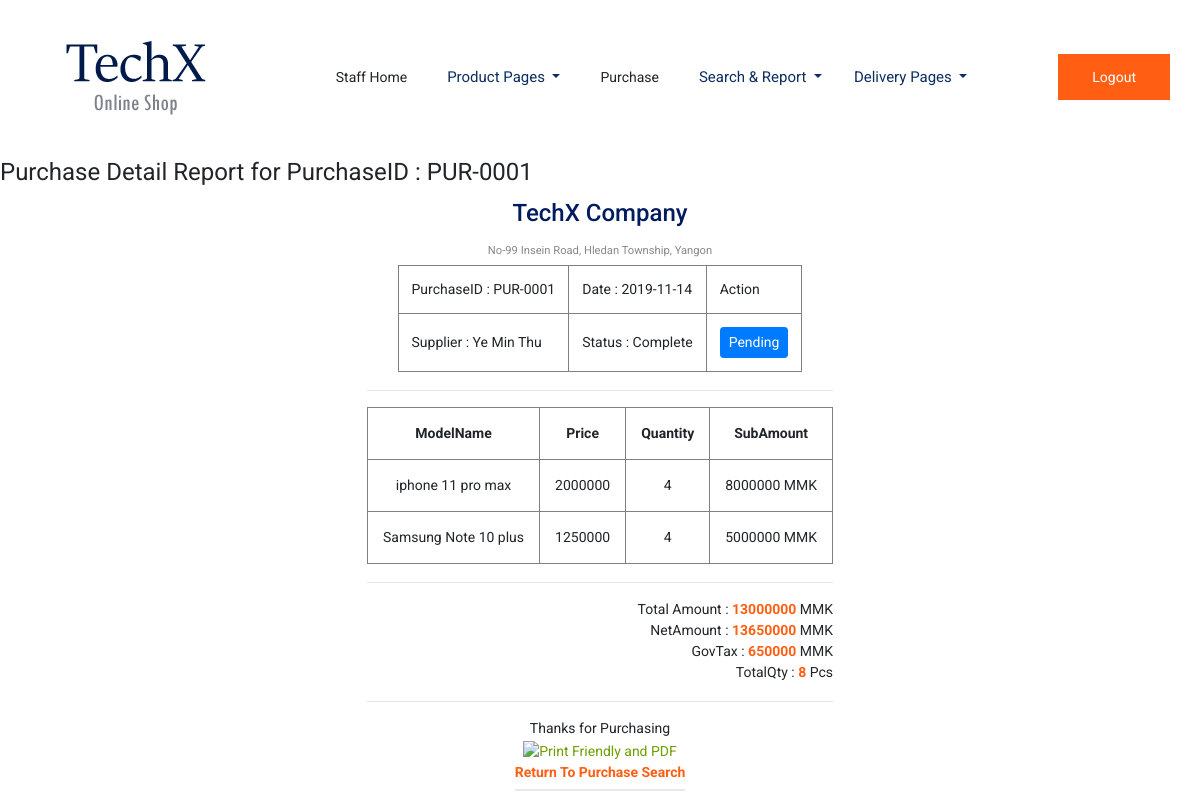
/Purchase_Detail.php?PurchaseID=PUR-0001, run on the app's committed database.
### tables this page shows
CREATE TABLE IF NOT EXISTS `purchase` (
  `PurchaseID` varchar(15) NOT NULL,
  `Date` date NOT NULL,
  `TotalQuantity` int(11) NOT NULL,
  `TotalAmount` int(11) NOT NULL,
  `GovTax` int(11) NOT NULL,
  `NetAmount` int(11) NOT NULL,
  `Status` varchar(30) NOT NULL,
  `SupplierID` varchar(15) NOT NULL,
  PRIMARY KEY (`PurchaseID`)
);

CREATE TABLE IF NOT EXISTS `supplier` (
  `SupplierID` varchar(15) NOT NULL,
  `SupplierName` varchar(30) NOT NULL,
  `PhoneNo` varchar(20) NOT NULL,
  `Email` varchar(30) NOT NULL,
  `Address` varchar(30) NOT NULL,
  PRIMARY KEY (`SupplierID`)
);

CREATE TABLE IF NOT EXISTS `model` (
  `ModelID` varchar(15) NOT NULL,
  `ModelName` varchar(30) NOT NULL,
  `FrontImage` varchar(30) NOT NULL,
  `BackImage` varchar(30) NOT NULL,
  `SpecificationID` varchar(15) NOT NULL,
  PRIMARY KEY (`ModelID`)
);

CREATE TABLE IF NOT EXISTS `purchasedetail` (
  `PurchaseID` varchar(15) NOT NULL,
  `ProductID` varchar(15) NOT NULL,
  `PurchaseQuantity` int(11) NOT NULL,
  `PurchasePrice` int(11) NOT NULL
);

### Purchase_Detail.php (the view, shortened to what this page needs)
<?php
include('headerstaff.php');
$con=mysqli_connect($host,$user,$pass,$database);
$PurchaseID=$_GET['PurchaseID'];
$query1="SELECT *
		 FROM purchase p, supplier s, purchasedetail pd
				WHERE p.PurchaseID='$PurchaseID'
				AND pd.PurchaseID=p.PurchaseID
				AND p.SupplierID=s.SupplierID";
$ret1=mysqli_query($con,$query1);
$array1=mysqli_fetch_array($ret1);
$query2="SELECT *
		 From supplier s, purchase p, purchasedetail pd, product pr, model m
				where s.SupplierID=p.SupplierID
				and p.PurchaseID=pd.PurchaseID
				and pr.ProductID=pd.ProductID
				and pr.ModelID=m.ModelID
				and p.PurchaseID='$PurchaseID' ";
$ret2=mysqli_query($con,$query2);
?>
<html>
<head>
</head>
<body>
<form>
<fieldset>
<legend>Purchase Detail Report for PurchaseID : <?php echo $PurchaseID ?></legend>
<table align="center">
<tr>
	<td align="center">
		<h3> TechX Company</h3>
		<p><small>No-99 Insein Road, Hledan Township, Yangon</small></p>
	</td>
</tr>
<tr>
	<td>
		<table border="1" cellpadding="13" align="center">
		<tr>
			<td>PurchaseID : <?php echo $PurchaseID ?></td>
			<td>Date : <?php echo $array1['Date'] ?></td>
			<td>Action</td>
		</tr>
		<tr>
			<td>Supplier : <?php echo $array1['SupplierName'] ?></td>
			<td>Status : <?php echo $array1['Status'] ?></td>
			<?php
			$PURID=$_REQUEST['PurchaseID'];
				if($array1['Status']=="Pending")
				{
					echo '<td><a href="Purchase_Detail.php?PurchaseID='.$PURID.'&action=complete" class="btn btn-primary btn-sm">Complete</a></td>';
				}
				else if($array1['Status']=="Complete")
				{
					echo '<td><a href="Purchase_Detail.php?PurchaseID='.$PURID.'&action=pending" class="btn btn-primary btn-sm">Pending</a></td>';
				}
			 ?>
		</tr>
		</table>
	</td>
</tr>
<tr>
	<td>
	<hr/>
	<table cellpadding="15" border="1">
	<tr align="center">
		<th>ModelName</th>
		<th>Price</th>
		<th>Quantity</th>
		<th>SubAmount</th>
	</tr>
	<?php
	$count=mysqli_num_rows($ret2);
	for ($i=0;$i<$count;$i++)
	{
		$array2=mysqli_fetch_array($ret2);
		echo "<tr align='center'>";
		echo "<td>" . $array2['ModelName'] . "</td>";
		echo "<td>" . $array2['PurchasePrice'] . "</td>";
		echo "<td>" . $array2['PurchaseQuantity'] . "</td>";
		echo "<td>" . $array2['PurchaseQuantity'] * $array2['PurchasePrice']  . " MMK</td>";
		echo "</tr>";
	}
	?>
	</table>
	</td>
</tr>
<tr>
	<td align="right">
	<hr/>
	Total Amount : <b><?php echo $array1['TotalAmount'] ?> </b> MMK <br/>
	NetAmount : <b><?php echo $array1['NetAmount'] ?></b> MMK <br/>
	GovTax : <b><?php echo $array1['GovTax'] ?></b> MMK<br/>
	TotalQty : <b><?php echo $array1['TotalQuantity'] ?></b> Pcs
	</td>
</tr>
<tr>
	<td align="center">
	<hr/>
	Thanks for Purchasing
	</td>
</tr>
</table>
<div class="text-center">
<a href="http://www.printfriendly.com" target="_blank" style="color:#6D9F00;text-decoration:none;" class="printfriendly" onClick="window.print();return false;" title="Printer Friendly and PDF"><img style="border:none;-webkit-box-shadow:none;box-shadow:none;" src="http://cdn.printfriendly.com/button-print-grnw20.png" alt="Print Friendly and PDF"/></a>
<br>
<a href="PurchaseSearch.php" class="btn_3"><b> Return to Purchase Search </b></a>
</div>
</fieldset>
</form>
</body>
</html>

### data on the page
purchase: Date "2019-11-14", Status "Complete", TotalAmount "13000000", NetAmount "13650000", GovTax "650000", TotalQuantity "8"
supplier: SupplierName "Ye Min Thu", model.ModelName "iphone 11 pro max", purchasedetail.PurchasePrice "2000000", purchasedetail.PurchaseQuantity "4", purchasedetail.PurchaseQuantity+PurchasePrice "8000000", model.ModelName "Samsung Note 10 plus", purchasedetail.PurchasePrice "1250000", purchasedetail.PurchaseQuantity+PurchasePrice "5000000"

### other printed values
$PurchaseID "PUR-0001"
